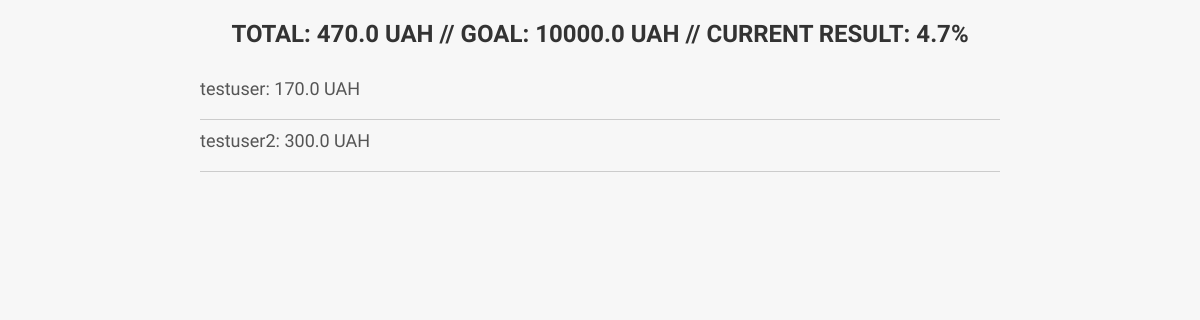
Before: /profile/testuser/Test Campaign/settings with the older database file.
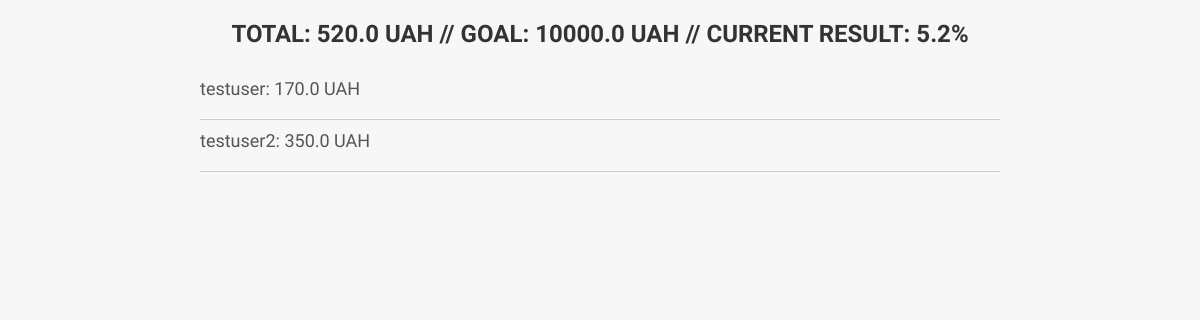
After: the same page with the newer database file.
### main/models.py (models this page shows, shortened)
class Campaign(models.Model):
    user = models.ForeignKey(User, on_delete=models.CASCADE)
    campaign_name = models.CharField(max_length=100)
    description = models.TextField()
    goal = models.FloatField(null=True)
    donate = models.FloatField(null=True)
    campaign_logo = models.ImageField(upload_to='company_logos/')

class Donors(models.Model):
    user = models.CharField(null=True, max_length=100)
    campaign = models.CharField(null=True, max_length=100)
    donate = models.FloatField()

### main/views.py (the view)
# urls.py: path('profile/<str:user_name>/<str:campaign_name>/settings', views.campaign_analytics, name='campaign_settings'),
def campaign_analytics(request, user_name, campaign_name):
    donors = Donors.objects.filter(campaign=campaign_name)
    cmp = Campaign.objects.filter(campaign_name=campaign_name)
    cmp = cmp.first()
    context = {
        'donors': donors,
        'total': cmp.donate,
        'goal': cmp.goal,
        'pgoal': round((cmp.donate/cmp.goal)*100, 1)
    }
    return render(request, 'campaign_analytics.html', context)

### templates/campaign_analytics.html (shortened to what this page needs)
{% load static %}
<!DOCTYPE html>
<html lang="en">
<head>
    <link rel="stylesheet" href= "{%static 'campaign_analytics.css'%}">
</head>
<body>
    <div class="container">
        <strong class="total">TOTAL: <span class="total-value">{{total}} UAH</span> // GOAL: <span class="goal-value">{{goal}} UAH</span> // CURRENT RESULT: <span class="goal-value">{{pgoal}}%</span></strong>
        <div class="donor-list">
            {% for donor in donors %}
                <div class="donor">
                    <p class="donor-info">{{donor.user}}: <span class="donation">{{donor.donate}} UAH</span></p>
                </div>
            {% endfor %}
        </div>
    </div>
</body>
</html>

### static/campaign_analytics.css (style rules this page uses)
body { font-family: 'Montserrat', sans-serif; font-family: 'Rethink Sans', sans-serif; background-color: #f7f7f7; margin: 0; padding: 0; }
.container { max-width: 800px; margin: 0 auto; padding: 20px; }
strong { font-weight: bold; font-size: 24px; color: #333; margin-bottom: 20px; display: block; text-align: center; text-transform: uppercase; }
p { font-size: 18px; color: #555; margin: 10px 0; }
.donor-list { margin-top: 30px; }
.donor { border-bottom: 1px solid #ccc; padding-bottom: 10px; margin-bottom: 10px; }

Changed rows visible on the page:
changed Campaign: donate "470.0" → "520.0"
changed Donors "testuser2": donate "300.0" → "350.0"
Other visible differences:
{{ pgoal }}: "4.7" → "5.2"
